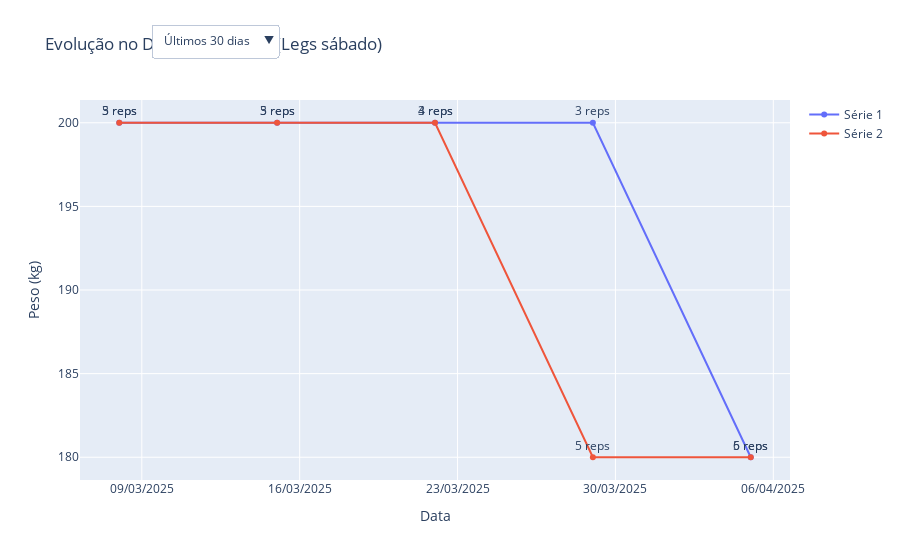

Source (notebook cell):
### Code cell
import plotly.graph_objects as go
import pandas as pd

def gerar_grafico_interativo(df, treino_nome, exercicio_nome, output_path='grafico_treino.html'):
    # Cria uma cópia do DataFrame para evitar modificações no original
    df = df.copy()
    
    # Garante que a coluna 'date' está no formato datetime.date
    df['date'] = pd.to_datetime(df['date']).dt.date

    # Filtra pelo exercício e treino desejado
    exercicio_df = df[(df['title'] == treino_nome) & (df['exercise_title'] == exercicio_nome)]

    # Verifica se há dados após o filtro
    if exercicio_df.empty:
        print(f"Nenhum dado encontrado para {exercicio_nome} em {treino_nome}")
        return None

    # Calcula a data máxima para referência
    max_date = exercicio_df['date'].max()

    # Filtra inicialmente para os últimos 30 dias (padrão)
    initial_data = exercicio_df[exercicio_df['date'] >= (max_date - pd.Timedelta(days=30))]

    # Cria os traces iniciais para os últimos 30 dias
    traces = []
    for set_idx in sorted(initial_data['set_index'].unique()):  # Ordena para consistência
        set_data = initial_data[initial_data['set_index'] == set_idx]
        traces.append(go.Scatter(
            x=set_data['date'],
            y=set_data['weight_kg'],
            mode='lines+markers+text',
            name=f'Série {set_idx + 1}',
            text=[f'{r} reps' for r in set_data['reps']],
            textposition='top center',
            hovertemplate='Data: %{x}<br>Peso: %{y} kg<br>Reps: %{text}<extra></extra>'
        ))

    # Layout com botões de filtro
    layout = go.Layout(
        title=f'Evolução no {exercicio_nome} ({treino_nome})',
        xaxis=dict(title='Data', tickformat='%d/%m/%Y'),
        yaxis=dict(title='Peso (kg)'),
        hovermode='closest',
        updatemenus=[
            {
                "buttons": [
                    {
                        "label": "Últimos 30 dias",
                        "method": "restyle",
                        "args": [{
                            "x": [exercicio_df[(exercicio_df['set_index'] == idx) & (exercicio_df['date'] >= (max_date - pd.Timedelta(days=30)))]['date'] for idx in sorted(exercicio_df['set_index'].unique())],
                            "y": [exercicio_df[(exercicio_df['set_index'] == idx) & (exercicio_df['date'] >= (max_date - pd.Timedelta(days=30)))]['weight_kg'] for idx in sorted(exercicio_df['set_index'].unique())],
                            "text": [exercicio_df[(exercicio_df['set_index'] == idx) & (exercicio_df['date'] >= (max_date - pd.Timedelta(days=30)))]['reps'].apply(lambda r: f'{r} reps') for idx in sorted(exercicio_df['set_index'].unique())],
                            "visible": [True] * len(exercicio_df['set_index'].unique())
                        }],
                        "args2": [{"visible": [True] * len(exercicio_df['set_index'].unique())}],
                    },
                    {
                        "label": "Últimos 60 dias",
                        "method": "restyle",
                        "args": [{
                            "x": [exercicio_df[(exercicio_df['set_index'] == idx) & (exercicio_df['date'] >= (max_date - pd.Timedelta(days=60)))]['date'] for idx in sorted(exercicio_df['set_index'].unique())],
                            "y": [exercicio_df[(exercicio_df['set_index'] == idx) & (exercicio_df['date'] >= (max_date - pd.Timedelta(days=60)))]['weight_kg'] for idx in sorted(exercicio_df['set_index'].unique())],
                            "text": [exercicio_df[(exercicio_df['set_index'] == idx) & (exercicio_df['date'] >= (max_date - pd.Timedelta(days=60)))]['reps'].apply(lambda r: f'{r} reps') for idx in sorted(exercicio_df['set_index'].unique())],
                            "visible": [True] * len(exercicio_df['set_index'].unique())
                        }],
                        "args2": [{"visible": [True] * len(exercicio_df['set_index'].unique())}],
                    },
                    {
                        "label": "Últimos 90 dias",
                        "method": "restyle",
                        "args": [{
                            "x": [exercicio_df[(exercicio_df['set_index'] == idx) & (exercicio_df['date'] >= (max_date - pd.Timedelta(days=90)))]['date'] for idx in sorted(exercicio_df['set_index'].unique())],
                            "y": [exercicio_df[(exercicio_df['set_index'] == idx) & (exercicio_df['date'] >= (max_date - pd.Timedelta(days=90)))]['weight_kg'] for idx in sorted(exercicio_df['set_index'].unique())],
                            "text": [exercicio_df[(exercicio_df['set_index'] == idx) & (exercicio_df['date'] >= (max_date - pd.Timedelta(days=90)))]['reps'].apply(lambda r: f'{r} reps') for idx in sorted(exercicio_df['set_index'].unique())],
                            "visible": [True] * len(exercicio_df['set_index'].unique())
                        }],
                        "args2": [{"visible": [True] * len(exercicio_df['set_index'].unique())}],
                    },
                    {
                        "label": "Todos os dados",
                        "method": "restyle",
                        "args": [{
                            "x": [exercicio_df[exercicio_df['set_index'] == idx]['date'] for idx in sorted(exercicio_df['set_index'].unique())],
                            "y": [exercicio_df[exercicio_df['set_index'] == idx]['weight_kg'] for idx in sorted(exercicio_df['set_index'].unique())],
                            "text": [exercicio_df[exercicio_df['set_index'] == idx]['reps'].apply(lambda r: f'{r} reps') for idx in sorted(exercicio_df['set_index'].unique())],
                            "visible": [True] * len(exercicio_df['set_index'].unique())
                        }],
                        "args2": [{"visible": [True] * len(exercicio_df['set_index'].unique())}],
                    }
                ],
                "direction": "down",
                "showactive": True,
                "active": 0,  # Define "Últimos 30 dias" como o botão ativo por padrão
                "x": 0.1,
                "xanchor": "left",
                "y": 1.2,
                "yanchor": "top"
            }
        ]
    )

    # Cria a figura
    fig = go.Figure(data=traces, layout=layout)
    
    # Salva o gráfico como HTML
    fig.write_html(output_path, auto_open=False)  # auto_open=False para evitar abrir o navegador automaticamente
    
    # Retorna a figura para visualização direta em notebooks
    return fig

# Exemplo de uso:
graf = gerar_grafico_interativo(workout_df_columns_filtered, 'Legs sábado', 'Deadlift (Barbell)')
if graf is not None:
    graf.show()  # Exibe o gráfico diretamente no Jupyter Notebook

### Figure 1 — Plotly figure (JSON) as saved in the notebook; plotly's stock layout.template omitted (floating-point values rounded to 4 significant figures)
{"data": [{"hovertemplate": "Data: %{x}<br>Peso: %{y} kg<br>Reps: %{text}<extra></extra>", "mode": "lines+markers+text", "name": "Série 1", "text": ["5 reps", "3 reps", "4 reps", "5 reps", "5 reps"], "textposition": "top center", "type": "scatter", "x": ["2025-04-05", "2025-03-29", "2025-03-22", "2025-03-15", "2025-03-08"], "y": [180.0, 200.0, 200.0, 200.0, 200.0]}, {"hovertemplate": "Data: %{x}<br>Peso: %{y} kg<br>Reps: %{text}<extra></extra>", "mode": "lines+markers+text", "name": "Série 2", "text": ["6 reps", "5 reps", "3 reps", "3 reps", "3 reps"], "textposition": "top center", "type": "scatter", "x": ["2025-04-05", "2025-03-29", "2025-03-22", "2025-03-15", "2025-03-08"], "y": [180.0, 180.0, 200.0, 200.0, 200.0]}], "layout": {"hovermode": "closest", "title": {"text": "Evolução no Deadlift (Barbell) (Legs sábado)"}, "updatemenus": [{"active": 0, "buttons": [{"args": [{"text": [["5 reps", "3 reps", "4 reps", "5 reps", "5 reps"], ["6 reps", "5 reps", "3 reps", "3 reps", "3 reps"], [], [], [], [], []], "visible": [true, true, true, true, true, true, true], "x": [["2025-04-05", "2025-03-29", "2025-03-22", "2025-03-15", "2025-03-08"], ["2025-04-05", "2025-03-29", "2025-03-22", "2025-03-15", "2025-03-08"], [], [], [], [], []], "y": [[180, 200, 200, 200, 200], [180, 180, 200, 200, 200], [], [], [], [], []]}], "args2": [{"visible": [true, true, true, true, true, true, true]}], "label": "Últimos 30 dias", "method": "restyle"}, {"args": [{"text": [["5 reps", "3 reps", "4 reps", "5 reps", "5 reps", "4 reps", "6 reps"], ["6 reps", "5 reps", "3 reps", "3 reps", "3 reps", "4 reps", "4 reps"], [], [], [], [], []], "visible": [true, true, true, true, true, true, true], "x": [["2025-04-05", "2025-03-29", "2025-03-22", "2025-03-15", "2025-03-08", "2025-03-01", "2025-02-22"], ["2025-04-05", "2025-03-29", "2025-03-22", "2025-03-15", "2025-03-08", "2025-03-01", "2025-02-22"], [], [], [], [], []], "y": [[180, 200, 200, 200, 200, 200, 195], [180, 180, 200, 200, 200, 200, 200], [], [], [], [], []]}], "args2": [{"visible": [true, true, true, true, true, true, true]}], "label": "Últimos 60 dias", "method": "restyle"}, {"args": [{"text": [["5 reps", "3 reps", "4 reps", "5 reps", "5 reps", "4 reps", "6 reps", "6 reps", "4 reps", "6 reps", "4 reps"], ["6 reps", "5 reps", "3 reps", "3 reps", "3 reps", "4 reps", "4 reps", "4 reps", "4 reps", "6 reps", "4 reps"], ["3 reps", "4 reps", "4 reps", "4 reps"], [], [], [], []], "visible": [true, true, true, true, true, true, true], "x": [["2025-04-05", "2025-03-29", "2025-03-22", "2025-03-15", "2025-03-08", "2025-03-01", "2025-02-22", "2025-02-01", "2025-01-25", "2025-01-18", "2025-01-11"], ["2025-04-05", "2025-03-29", "2025-03-22", "2025-03-15", "2025-03-08", "2025-03-01", "2025-02-22", "2025-02-01", "2025-01-25", "2025-01-18", "2025-01-11"], ["2025-02-01", "2025-01-25", "2025-01-18", "2025-01-11"], [], [], [], []], "y": [[180, 200, 200, 200, 200, 200, 195, 195, 195, 190, 190], [180, 180, 200, 200, 200, 200, 200, 195, 195, 190, 190], [195, 195, 195, 190], [], [], [], []]}], "args2": [{"visible": [true, true, true, true, true, true, true]}], "label": "Últimos 90 dias", "method": "restyle"}, {"args": [{"text": [["5 reps", "3 reps", "4 reps", "5 reps", "5 reps", "4 reps", "6 reps", "6 reps", "4 reps", "6 reps", "4 reps", "5 reps", "6 reps", "5 reps", "15 reps", "15 reps", "15 reps", "15 reps", "15 reps", "15 reps", "15 reps", "15 reps", "15 reps", "15 reps", "15 reps", "15 reps"], ["6 reps", "5 reps", "3 reps", "3 reps", "3 reps", "4 reps", "4 reps", "4 reps", "4 reps", "6 reps", "4 reps", "4 reps", "4 reps", "4 reps", "3 reps", "3 reps", "3 reps", "3 reps", "3 reps", "3 reps", "3 reps", "4 reps", "4 reps", "3 reps", "3 reps", "3 reps"], ["3 reps", "4 reps", "4 reps", "4 reps", "3 reps", "3 reps", "3 reps", "2 reps", "2 reps", "2 reps", "2 reps", "2 reps", "2 reps", "2 reps", "3 reps", "3 reps", "2 reps", "2 reps", "6 reps"], ["2 reps", "2 reps", "2 reps", "2 reps", "2 reps", "2 reps", "6 reps", "6 reps", "6 reps", "6 reps", "2 reps", "6 reps"], ["6 reps", "6 reps", "6 reps", "6 reps", "6 reps", "6 reps", "5 reps", "6 reps", "6 reps", "6 reps", "6 reps", "5 reps"], ["3 reps", "6 reps", "6 reps", "6 reps", "6 reps", "6 reps", "3 reps", "5 reps", "5 reps", "5 reps", "6 reps"], ["3 reps", "4 reps", "6 reps", "4 reps", "6 reps", "4 reps", "6 reps"]], "visible": [true, true, true, true, true, true, true], "x": [["2025-04-05", "2025-03-29", "2025-03-22", "2025-03-15", "2025-03-08", "2025-03-01", "2025-02-22", "2025-02-01", "2025-01-25", "2025-01-18", "2025-01-11", "2025-01-04", "2024-12-28", "2024-12-21", "2024-03-02", "2024-02-24", "2024-02-17", "2024-02-10", "2024-02-03", "2024-01-27", "2024-01-20", "2024-01-13", "2024-01-06", "2023-12-30", "2023-12-23", "2023-12-16"], ["2025-04-05", "2025-03-29", "2025-03-22", "2025-03-15", "2025-03-08", "2025-03-01", "2025-02-22", "2025-02-01", "2025-01-25", "2025-01-18", "2025-01-11", "2025-01-04", "2024-12-28", "2024-12-21", "2024-03-02", "2024-02-24", "2024-02-17", "2024-02-10", "2024-02-03", "2024-01-27", "2024-01-20", "2024-01-13", "2024-01-06", "2023-12-30", "2023-12-23", "2023-12-16"], ["2025-02-01", "2025-01-25", "2025-01-18", "2025-01-11", "2025-01-04", "2024-12-28", "2024-12-21", "2024-03-02", "2024-02-24", "2024-02-17", "2024-02-10", "2024-02-03", "2024-01-27", "2024-01-20", "2024-01-13", "2024-01-06", "2023-12-30", "2023-12-23", "2023-12-16"], ["2024-03-02", "2024-02-24", "2024-02-17", "2024-02-10", "2024-02-03", "2024-01-27", "2024-01-20", "2024-01-13", "2024-01-06", "2023-12-30", "2023-12-23", "2023-12-16"], ["2024-03-02", "2024-02-24", "2024-02-17", "2024-02-10", "2024-02-03", "2024-01-27", "2024-01-20", "2024-01-13", "2024-01-06", "2023-12-30", "2023-12-23", "2023-12-16"], ["2024-03-02", "2024-02-24", "2024-02-17", "2024-02-10", "2024-02-03", "2024-01-27", "2024-01-20", "2024-01-13", "2024-01-06", "2023-12-30", "2023-12-23"], ["2024-03-02", "2024-02-24", "2024-02-17", "2024-02-10", "2024-02-03", "2024-01-27", "2023-12-23"]], "y": [[180, 200, 200, 200, 200, 200, 195, 195, 195, 190, 190, 190, 190, 190, 80, 80, 80, 80, 80, 80, 80, 80, 80, 80, 80, 60], [180, 180, 200, 200, 200, 200, 200, 195, 195, 190, 190, 190, 190, 190, 130, 130, 125, 120, 120, 120, 130, 120, 120, 120, 120, 100], [195, 195, 195, 190, 190, 190, 190, 160, 152.5, 150, 145, 150, 140, 150, 140, 140, 140, 130, 140], [170, 165, 162.5, 160, 160, 150, 170, 160, 150, 150, 140, 150], [180, 175, 172.5, 170, 165, 165, 170, 160, 150, 150, 150, 160], [180, 175, 172.5, 170, 165, 165, 175, 175, 170, 162.5, 150], [180, 185, 180, 180, 175, 175, 160]]}], "args2": [{"visible": [true, true, true, true, true, true, true]}], "label": "Todos os dados", "method": "restyle"}], "direction": "down", "showactive": true, "x": 0.1, "xanchor": "left", "y": 1.2, "yanchor": "top"}], "xaxis": {"tickformat": "%d/%m/%Y", "title": {"text": "Data"}}, "yaxis": {"title": {"text": "Peso (kg)"}}}}
